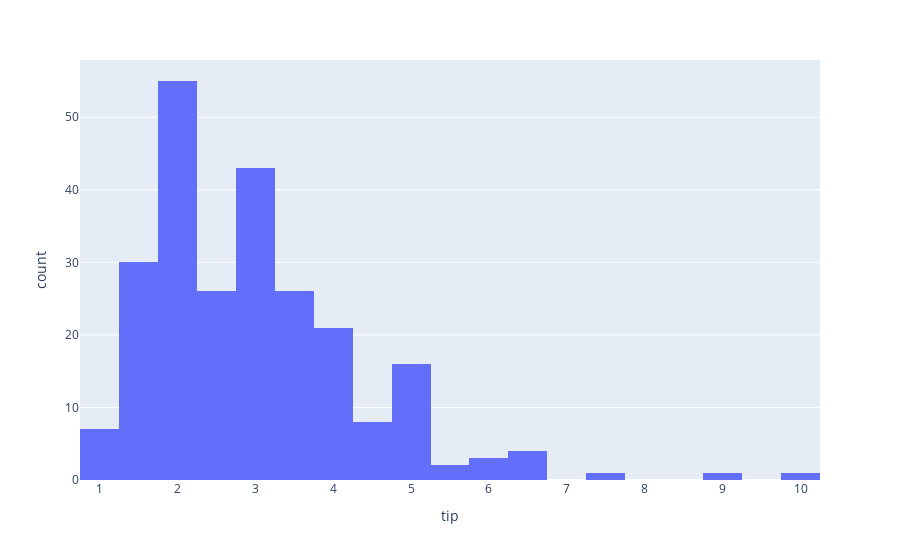

Notebook cell for this chart:
### Markdown cell above
### Histogram

### Code cell
his = px.histogram(df, x="tip")
his.show()

### Figure 1 — Plotly figure (JSON) as saved in the notebook; plotly's stock layout.template omitted (floating-point values rounded to 4 significant figures; data arrays with more than 128 entries replaced by an {"elided": "..."} marker saying what was removed)
{"data": [{"bingroup": "x", "hovertemplate": "tip=%{x}<br>count=%{y}<extra></extra>", "legendgroup": "", "marker": {"color": "#636efa", "pattern": {"shape": ""}}, "name": "", "orientation": "v", "showlegend": false, "type": "histogram", "x": {"elided": "244 float values"}, "xaxis": "x", "yaxis": "y"}], "layout": {"barmode": "relative", "legend": {"tracegroupgap": 0}, "margin": {"t": 60}, "xaxis": {"anchor": "y", "domain": [0, 1], "title": {"text": "tip"}}, "yaxis": {"anchor": "x", "domain": [0, 1], "title": {"text": "count"}}}}
